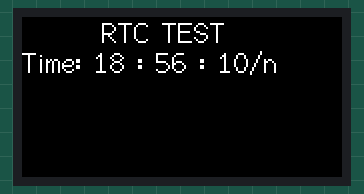
Simulated run of this sketch. Board: ESP32. Shown: 160×80 colour display. The local clock reads 2024-03-15 10:24:30 at power-on unless the sketch sets it.

Above: at 0.2 s.
At 4.2 s:
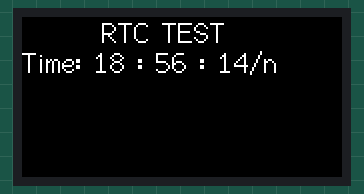
At 9.3 s:
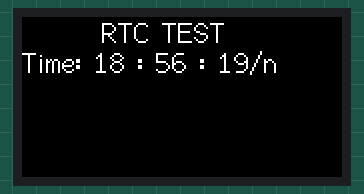
At 19.4 s:
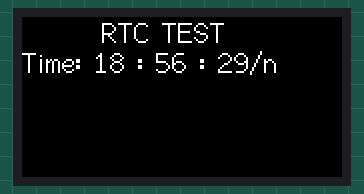
At 28.4 s:
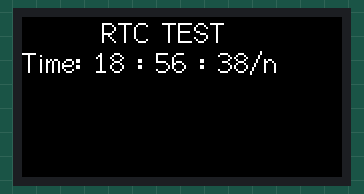
At 38.5 s:
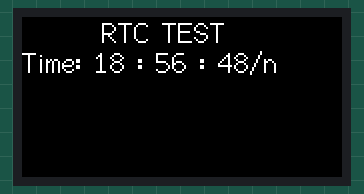

Measured:
- what the display in image 1 shows lasts 1.0 s, from 4.2 s to 5.2 s

The sketch:

rtc_2.ino
```cpp
#include <M5StickC.h>

RTC_TimeTypeDef TimeStruct;
void setup() {
  M5.begin();
  M5.Lcd.setRotation(3);
  M5.Lcd.fillScreen(BLACK);

  M5.Lcd.setTextSize(1);
  M5.Lcd.setCursor(40, 0, 2);
  M5.Lcd.println("RTC TEST");

  TimeStruct.Hours   = 18;
  TimeStruct.Minutes = 56;
  TimeStruct.Seconds = 10;
  M5.Rtc.SetTime(&TimeStruct);
}

void loop() {
  M5.Rtc.GetTime(&TimeStruct);
  M5.Lcd.setCursor(0, 15);
  M5.Lcd.printf("Time: %02d : %02d : %02d/n",TimeStruct.Hours, TimeStruct.Minutes, TimeStruct.Seconds);
  delay(500);
}
```
